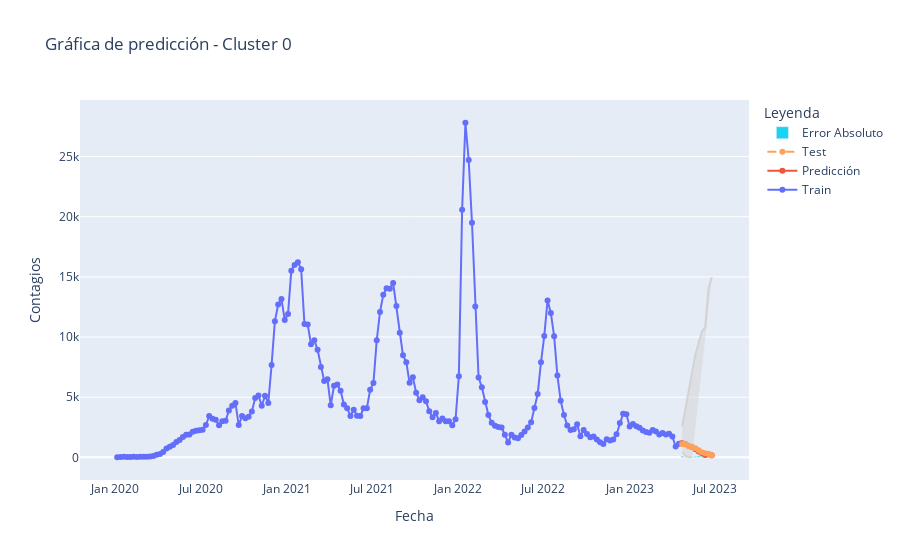

The notebook cell saved with this chart:
### Code cell
ruta_csv = 'clusterSemanal.csv'
cluster_id = 0
n_preds = 10

# (p,d,q), (P,D,Q,S)
params_ARIMA = (2, 2, 2)
params_estacional = (1, 1, 1, 30)

df = cargar_datos_cluster(ruta_csv, cluster_id)
train_data, test_data, lambda_ = preparar_datos(df, n_preds)

results = ajustar_modelo_sarima(train_data, params_ARIMA, params_estacional)
prediccion, pred_intervalo_conf = realizar_predicciones(results, n_preds, test_data, lambda_)
visualizar_resultados(df, prediccion, pred_intervalo_conf, test_data, cluster_id)

### Figure 1 — Plotly figure (JSON) as saved in the notebook; plotly's stock layout.template omitted (floating-point values rounded to 4 significant figures; data arrays with more than 128 entries replaced by an {"elided": "..."} marker saying what was removed)
{"data": [{"mode": "lines+markers", "name": "Train", "type": "scatter", "x": {"elided": "172 str values"}, "y": {"elided": "172 int values"}}, {"mode": "lines+markers", "name": "Predicción", "type": "scatter", "x": ["2023-04-23T00:00:00", "2023-04-30T00:00:00", "2023-05-07T00:00:00", "2023-05-14T00:00:00", "2023-05-21T00:00:00", "2023-05-28T00:00:00", "2023-06-04T00:00:00", "2023-06-11T00:00:00", "2023-06-18T00:00:00", "2023-06-25T00:00:00"], "y": [1203.0, 1119.0, 964.9, 837.1, 667.0, 478.5, 337.7, 195.7, 256.0, 176.3]}, {"line": {"color": "lightgrey"}, "mode": "lines", "showlegend": false, "type": "scatter", "x": ["2023-04-23T00:00:00", "2023-04-30T00:00:00", "2023-05-07T00:00:00", "2023-05-14T00:00:00", "2023-05-21T00:00:00", "2023-05-28T00:00:00", "2023-06-04T00:00:00", "2023-06-11T00:00:00", "2023-06-18T00:00:00", "2023-06-25T00:00:00"], "y": [439.3, 127.6, 14.85, 0.03254, null, null, null, null, null, null]}, {"fill": "tonexty", "line": {"color": "lightgrey"}, "mode": "lines", "showlegend": false, "type": "scatter", "x": ["2023-04-23T00:00:00", "2023-04-30T00:00:00", "2023-05-07T00:00:00", "2023-05-14T00:00:00", "2023-05-21T00:00:00", "2023-05-28T00:00:00", "2023-06-04T00:00:00", "2023-06-11T00:00:00", "2023-06-18T00:00:00", "2023-06-25T00:00:00"], "y": [2584.0, 4030.0, 5555.0, 7178.0, 8555.0, 9523.0, 10470.0, 10810.0, 14020.0, 14980.0]}, {"line": {"dash": "dash"}, "mode": "lines+markers", "name": "Test", "type": "scatter", "x": ["2023-04-23T00:00:00", "2023-04-30T00:00:00", "2023-05-07T00:00:00", "2023-05-14T00:00:00", "2023-05-21T00:00:00", "2023-05-28T00:00:00", "2023-06-04T00:00:00", "2023-06-11T00:00:00", "2023-06-18T00:00:00", "2023-06-25T00:00:00"], "y": [1107, 1085, 919, 887, 750, 595, 427, 332, 286, 145]}, {"name": "Error Absoluto", "type": "bar", "x": ["2023-04-23T00:00:00", "2023-04-30T00:00:00", "2023-05-07T00:00:00", "2023-05-14T00:00:00", "2023-05-21T00:00:00", "2023-05-28T00:00:00", "2023-06-04T00:00:00", "2023-06-11T00:00:00", "2023-06-18T00:00:00", "2023-06-25T00:00:00"], "y": [95.57, 33.91, 45.85, 49.93, 83.03, 116.5, 89.29, 136.3, 30.05, 31.3]}], "layout": {"legend": {"title": {"text": "Leyenda"}}, "title": {"text": "Gráfica de predicción - Cluster 0"}, "xaxis": {"title": {"text": "Fecha"}}, "yaxis": {"title": {"text": "Contagios"}}}}
